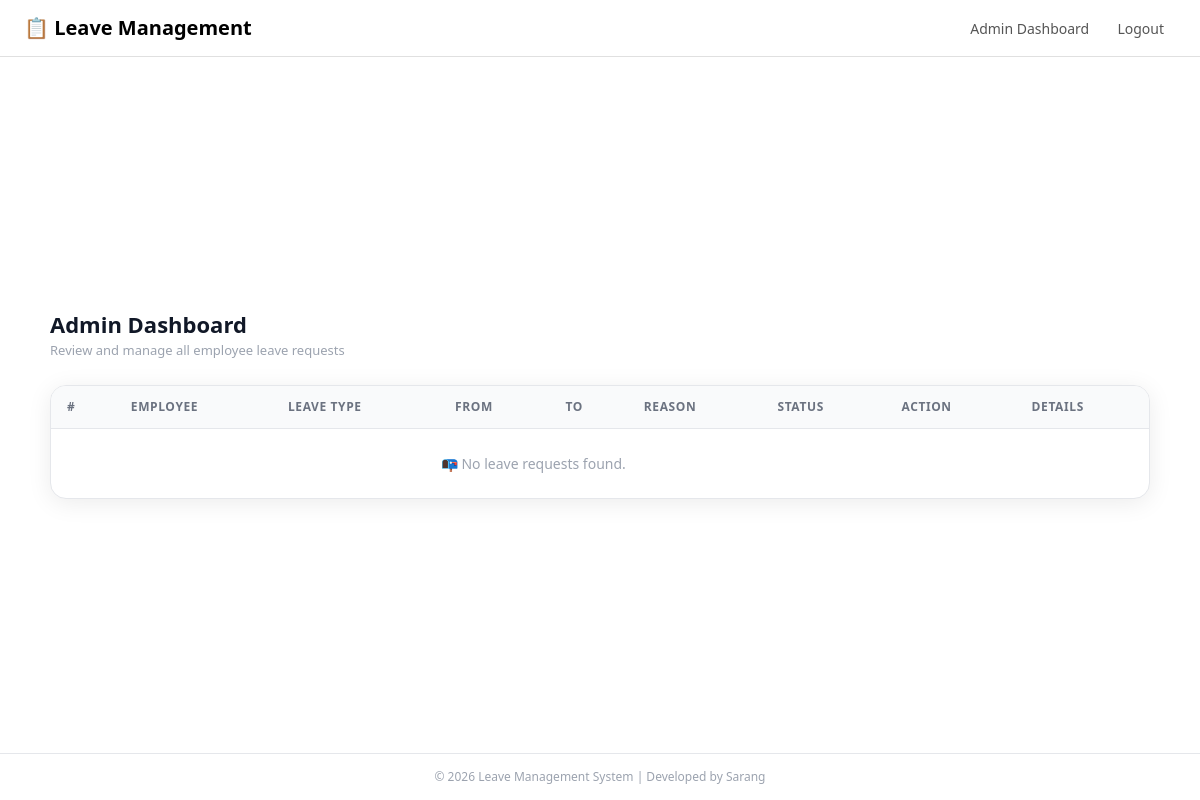
/admin-dashboard/ (signed in), run on an earlier commit of the app's database.
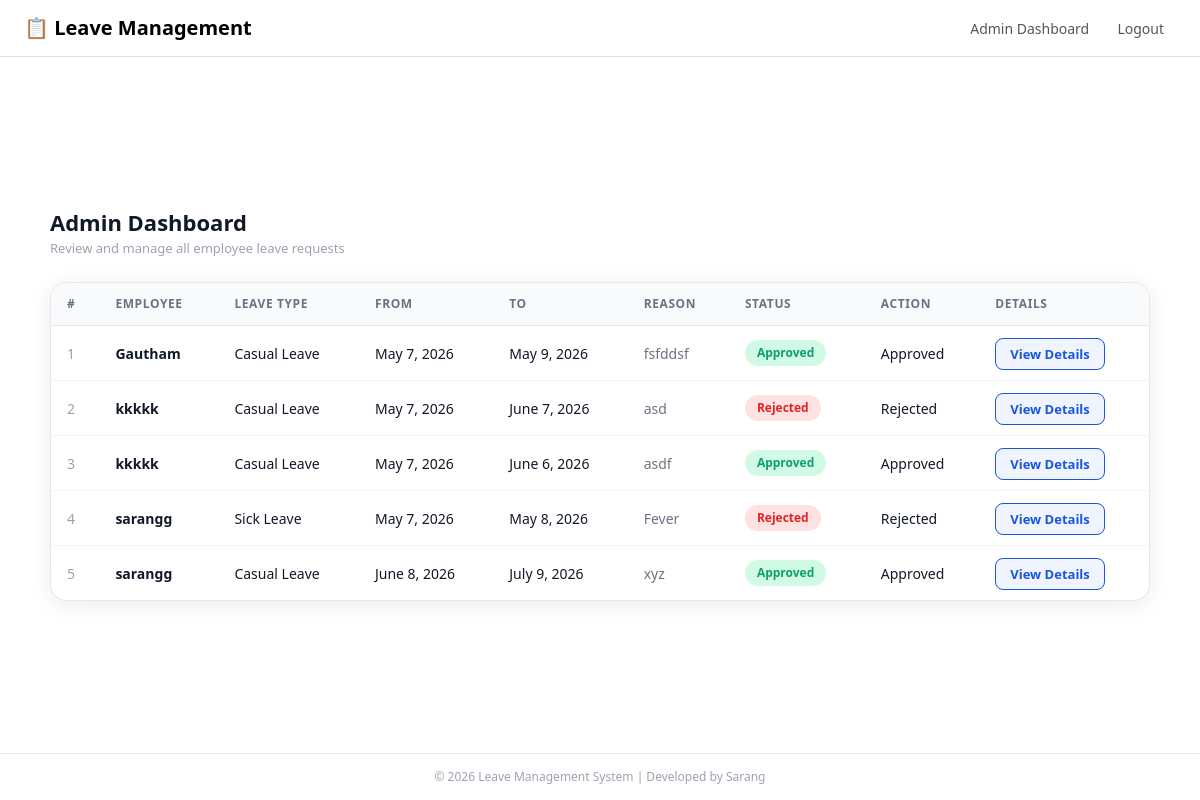
And on a later commit of the database.
### leave_app/models.py (models this page shows, shortened)
class Leave(models.Model):
    STATUS_CHOICES=[
        ('Pending','Pending'),
        ('Approved','Approved'),
        ('Rejected','Rejected'),
    ]
    employee=models.ForeignKey(Employee, on_delete=models.CASCADE)
    leave_type=models.ForeignKey(LeaveType, on_delete=models.CASCADE)
    start_date=models.DateField()
    end_date=models.DateField()
    reason=models.TextField()
    status=models.CharField(max_length=50,choices=STATUS_CHOICES,default='Pending')
    applied_on=models.DateTimeField(auto_now=True)

class Employee(models.Model):
    user=models.OneToOneField(User, on_delete=models.CASCADE)
    department=models.CharField(max_length=100)
    designation=models.CharField(max_length=100)
    def __str__(self):
        return self.user.username

class LeaveType(models.Model):
    name=models.CharField(max_length=100)
    max_days=models.IntegerField()
    def __str__(self):
        return self.name

### leave_app/views.py (the view)
# urls.py: path('admin-dashboard/',views.admin_dashboard,name='admin_dashboard'),
@login_required
def admin_dashboard(request):
    if not request.user.is_staff:
        return redirect('dashboard')
    employees=Employee.objects.all()
    leaves=Leave.objects.all().order_by('-applied_on')
    return render(request, 'admin_dashboard.html', {'leaves':leaves,'employees':employees})

### leave_app/templates/admin_dashboard.html
{% extends "base.html" %}
{% block content %}
<div class="admin-wrapper">
  <div class="mb-4">
    <h2 class="page-title mb-1">Admin Dashboard</h2>
    <p class="page-subtitle mb-0">Review and manage all employee leave requests</p>
  </div>
  <div class="admin-table-card">
    <table>
      <thead>
        <tr>
          <th>#</th>
          <th>Employee</th>
          <th>Leave Type</th>
          <th>From</th>
          <th>To</th>
          <th>Reason</th>
          <th>Status</th>
          <th>Action</th>
          <th>Details</th>
        </tr>
      </thead>
      <tbody>
        {% for leave in leaves %}
          <tr>
            <td style="color:#9ca3af;">{{ forloop.counter }}</td>
            <td style="font-weight:600;">{{ leave.employee }}</td>
            <td>{{ leave.leave_type }}</td>
            <td>{{ leave.start_date }}</td>
            <td>{{ leave.end_date }}</td>
            <td style="color:#6b7280;">{{ leave.reason }}</td>
            <td>
              {% if leave.status == 'Pending' %}
                <span class="badge-status pending">Pending</span>
              {% elif leave.status == 'Approved' %}
                <span class="badge-status approved">Approved</span>
              {% elif leave.status == 'Rejected' %}
                <span class="badge-status rejected">Rejected</span>
              {% endif %}
            </td>
            <td>
              {% if leave.status == 'Pending' %}
                <a href="{% url 'approve_leave' leave.id %}" class="btn-approve me-1">Approve</a>
                <a href="{% url 'reject_leave' leave.id %}" class="btn-reject">Reject</a>
              {% else %}
                {{ leave.status }}
              {% endif %}
              <td>
              <a href="{% url 'employee_detail' leave.employee.id %}" class="btn-details">View Details</a>
              </td>
            </td>
          </tr>
        {% empty %}
          <tr>
            <td colspan="8" class="text-center py-4" style="color:#9ca3af;">
              📭 No leave requests found.
            </td>
          </tr>
        {% endfor %}
      </tbody>
    </table>
  </div>
</div>
{% endblock  %}

### leave_app/templates/base.html (shortened to what this page needs)
{% load static %}
<!DOCTYPE html>
<html lang="en">
<head>
   <link rel="stylesheet" href="{% static 'css/style.css' %}">
    <link rel="stylesheet" href="https://cdn.jsdelivr.net/npm/bootstrap@5.3.2/dist/css/bootstrap.min.css">
</head>
<body>
      <nav class="navbar px-4 d-flex justify-content-between align-items-center">
    <span class="navbar-brand">📋 Leave Management</span>
    <div>
      {% if user.is_authenticated %}
        {% if user.is_staff %}
        <a class="nav-link-custom" href="{% url 'admin_dashboard' %}">Admin Dashboard</a>
        <a class="nav-link-custom" href="{% url 'logout' %}">Logout</a>
        {% else %}
        <a class="nav-link-custom" href="{% url 'dashboard' %}">Dashboard</a>
        <a class="nav-link-custom" href="{% url 'apply_leave' %}">Apply Leave</a>
        <a class="nav-link-custom" href="{% url 'my_leaves' %}">My Leaves</a>
        <a class="nav-link-custom logout" href="{% url 'logout' %}">Logout</a>
      {% endif %}
      {% else %}
        <a class="nav-link-custom" href="{% url 'login' %}">Login</a>
        <a class="nav-link-custom" href="{% url 'register' %}">Register</a>
      {% endif %}
    </div>
  </nav>
  <div class="main-content">
    {% block content %}
    {% endblock %}
  </div>
  <footer>
    © 2026 Leave Management System | Developed by Sarang
  </footer>
</body>
</html>

### leave_app/static/css/style.css (style rules this page uses)
body { background-color: #f0f4ff; font-family: 'Segoe UI', sans-serif; min-height: 100vh; display: flex; flex-direction: column; }
.navbar { background-color: #ffffff; border-bottom: 1px solid #e0e0e0; }
.navbar-brand { font-size: 18px; font-weight: 700; color: #1a56db; }
.nav-link-custom { text-decoration: none; color: #555555; font-size: 14px; font-weight: 500; padding: 6px 12px; border-radius: 8px; transition: background-color 0.2s, color 0.2s; }
.main-content { flex: 1; display: flex; align-items: center; justify-content: center; padding: 40px 16px; }
footer { background-color: #ffffff; border-top: 1px solid #e5e7eb; text-align: center; padding: 14px; font-size: 12px; color: #9ca3af; }
.page-title { font-size: 22px; font-weight: 700; color: #111827; }
.page-subtitle { font-size: 13px; color: #9ca3af; }
.badge-status { display: inline-block; padding: 4px 12px; border-radius: 20px; font-size: 12px; font-weight: 600; }
.badge-status.approved { background-color: #d1fae5; color: #0e9f6e; }
.badge-status.rejected { background-color: #fee2e2; color: #e02424; }
.admin-wrapper { width: 100%; max-width: 1100px; }
.admin-table-card { background-color: #ffffff; border-radius: 16px; border: 1px solid #e5e7eb; box-shadow: 0 4px 24px rgba(0, 0, 0, 0.08); overflow: hidden; }
.admin-table-card table { width: 100%; border-collapse: collapse; }
.admin-table-card thead { background-color: #f9fafb; border-bottom: 1px solid #e5e7eb; }
.admin-table-card th { padding: 12px 16px; font-size: 12px; font-weight: 600; color: #6b7280; text-transform: uppercase; letter-spacing: 0.05em; text-align: left; }
.admin-table-card td { padding: 14px 16px; font-size: 14px; color: #111827; border-bottom: 1px solid #f3f4f6; }
.admin-table-card tr:last-child td { border-bottom: none; }
.btn-details { background-color: #f0f4ff; color: #1a56db; border: 1.5px solid #1a56db; border-radius: 8px; padding: 6px 14px; font-size: 13px; font-weight: 600; text-decoration: none; transition: background-color 0.2s; }

What changed in the data, as far as the page shows it:
added Leave: employee "Gautham", leave_type "Casual Leave", start_date "May 7, 2026", end_date "May 9, 2026", reason "fsfddsf", shows "Approved", status "Approved"
added Leave: employee "kkkkk", leave_type "Casual Leave", start_date "May 7, 2026", end_date "June 7, 2026", reason "asd", shows "Rejected", status "Rejected"
added Leave: employee "kkkkk", leave_type "Casual Leave", start_date "May 7, 2026", end_date "June 6, 2026", reason "asdf", shows "Approved", status "Approved"
added Leave: employee "sarangg", leave_type "Sick Leave", start_date "May 7, 2026", end_date "May 8, 2026", reason "Fever", shows "Rejected", status "Rejected"
added Leave: employee "sarangg", leave_type "Casual Leave", start_date "June 8, 2026", end_date "July 9, 2026", reason "xyz", shows "Approved", status "Approved"
Also different on the page:
text no longer shown: "📭 No leave requests found."
